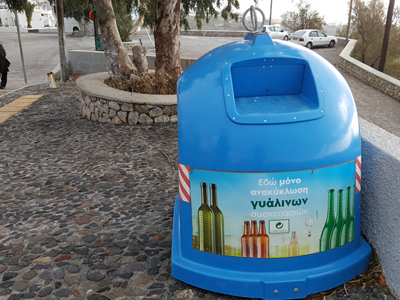
#> input picture 1031/hue_hist.jpg, 400 x 300 px
$ python 02.py
#> lines starting #> are read from the running program, lines starting #| are printed output that depends on the picture
#색상 히스토그램 그리기
import cv2
import numpy as np

# hue채널 팔레트 행렬 생성 함수
def make_palette(rows):
    # 리스트 생성 방식
    # hue = [round(i * 180 / rows) for i in range(rows)]
    # hsv = [[[h, 255, 255]] for h in hue]
    # hsv = np.array(hsv, np.uint8)

    # 반복문 방식
    hsv = np.full((rows, 1, 3), (255,255,255), np.uint8)
    for i in range(0, rows):    # 행수만큼 반복
        hue = round(i / rows * 180) # 색상 계산
        hsv[i] = (hue, 255, 255)    #hsv 컬러 지정

    return cv2.flip(hsv, 0)

def draw_hist_hue(hist, shape=(200, 256, 3)):
    hsv_palette = make_palette(hist.shape[0])
    hist_img = np.full(shape, 255, np.uint8)
    cv2.normalize(hist, hist, 0, shape[0], cv2.NORM_MINMAX)

    gap = hist_img.shape[1] / hist.shape[0]
    for i, h in enumerate(hist):
        x,w = int(round(i * gap)), int(round(gap))
        color = tuple(map(int, hsv_palette[i][0]))
        cv2.rectangle(hist_img, (x, 0, w, int(h)), color, cv2.FILLED)

    return cv2.flip(hist_img, 0)

image = cv2.imread("hue_hist.jpg", cv2.IMREAD_COLOR)
#> image is the input picture: shape (300, 400, 3); mean B, G, R 127.8, 114.5, 92.6

hsv_img = cv2.cvtColor(image, cv2.COLOR_BGR2HSV) #BGR을 HSV로 변환
#> hsv_img: shape (300, 400, 3); mean H, S, V 59.5, 86, 136.6
hue_hist = cv2.calcHist( [hsv_img], [0], None, [18], [0,180] )
#> hue_hist = 18 values, max 35324 at index 10, min 207 at index 15, mean 6666.7
hue_hist_img = draw_hist_hue(hue_hist, (200, 360, 3))
#> the loop in draw_hist_hue, `for i, h in enumerate(hist):` made 18 passes
#> (h, x, color) on passes 1 to 12: ([64.47], 0, (170, 255, 255)), ([185.5], 20, (160, 255, 255)), ([61.12], 40, (150, 255, 255)), ([31.97], 60, (140, 255, 255)), ([3.5], 80, (130, 255, 255)), ([2.93], 100, (120, 255, 255)), ([0.484], 120, (110, 255, 255)), ([12.64], 140, (100, 255, 255)), ([7.02], 160, (90, 255, 255)), ([39.96], 180, (80, 255, 255)), ([200], 200, (70, 255, 255)), ([19.47], 220, (60, 255, 255))
#> after the loop in draw_hist_hue, `for i, h in enumerate(hist):`:
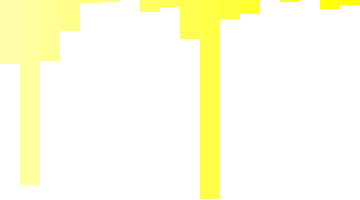
#> hist_img: shape (200, 360, 3); mean of channels 0, 1, 2 229.8, 255, 255; drawn as B, G, R
#> in draw_hist_hue, `return cv2.flip(hist_img, 0)`:
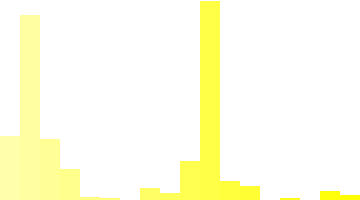
#> returned value: shape (200, 360, 3); mean of channels 0, 1, 2 229.8, 255, 255; drawn as B, G, R

cv2.imshow("img", image)
cv2.imshow("hue_hist_img",hue_hist_img)
cv2.waitKey(0)

$ run again, with 1031/hist_stretch.jpg copied over 1031/hue_hist.jpg
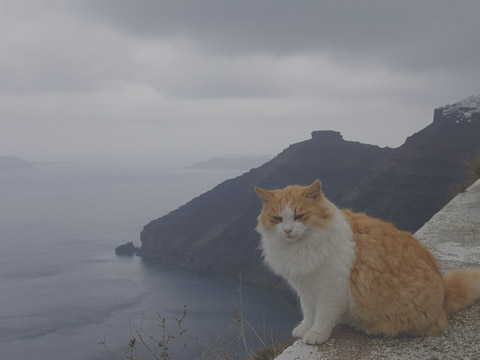
#> input picture 1031/hist_stretch.jpg, 480 x 360 px
#> image is the input picture: shape (360, 480, 3); mean B, G, R 130.7, 126.3, 126.1
#> hsv_img: shape (360, 480, 3); mean H, S, V 95.6, 27.7, 134.8
#> hue_hist = 18 values, max 119039 at index 11, min 5 at index 6, mean 9600
#> the loop in draw_hist_hue, `for i, h in enumerate(hist):` made 18 passes
#> (h, x, color) on passes 1 to 8: ([1.74], 0, (170, 255, 255)), ([35.7], 20, (160, 255, 255)), ([13], 40, (150, 255, 255)), ([3.46], 60, (140, 255, 255)), ([0.0202], 80, (130, 255, 255)), ([0.109], 100, (120, 255, 255)), ([1.16e-10], 120, (110, 255, 255)), ([0.213], 140, (100, 255, 255))
#> after the loop in draw_hist_hue, `for i, h in enumerate(hist):`:
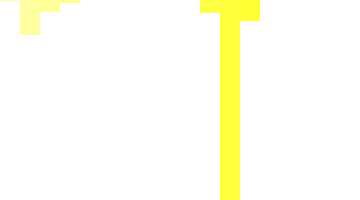
#> hist_img: shape (200, 360, 3); mean of channels 0, 1, 2 240.9, 255, 255; drawn as B, G, R
#> in draw_hist_hue, `return cv2.flip(hist_img, 0)`:
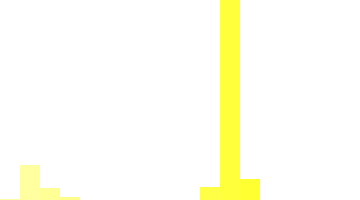
#> returned value: shape (200, 360, 3); mean of channels 0, 1, 2 240.9, 255, 255; drawn as B, G, R
